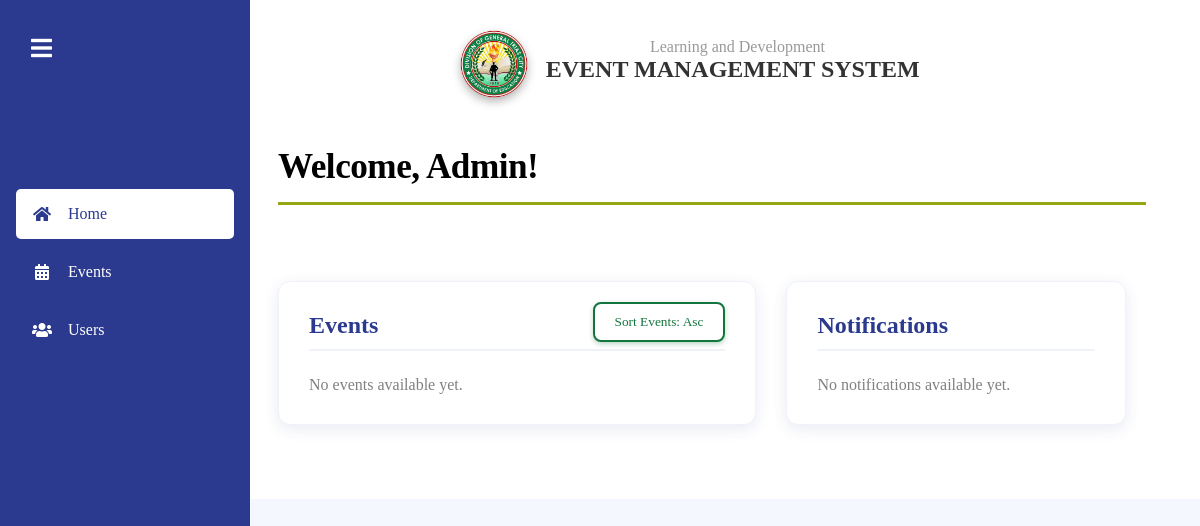
The app's page /admin-dashboard.php, older data.
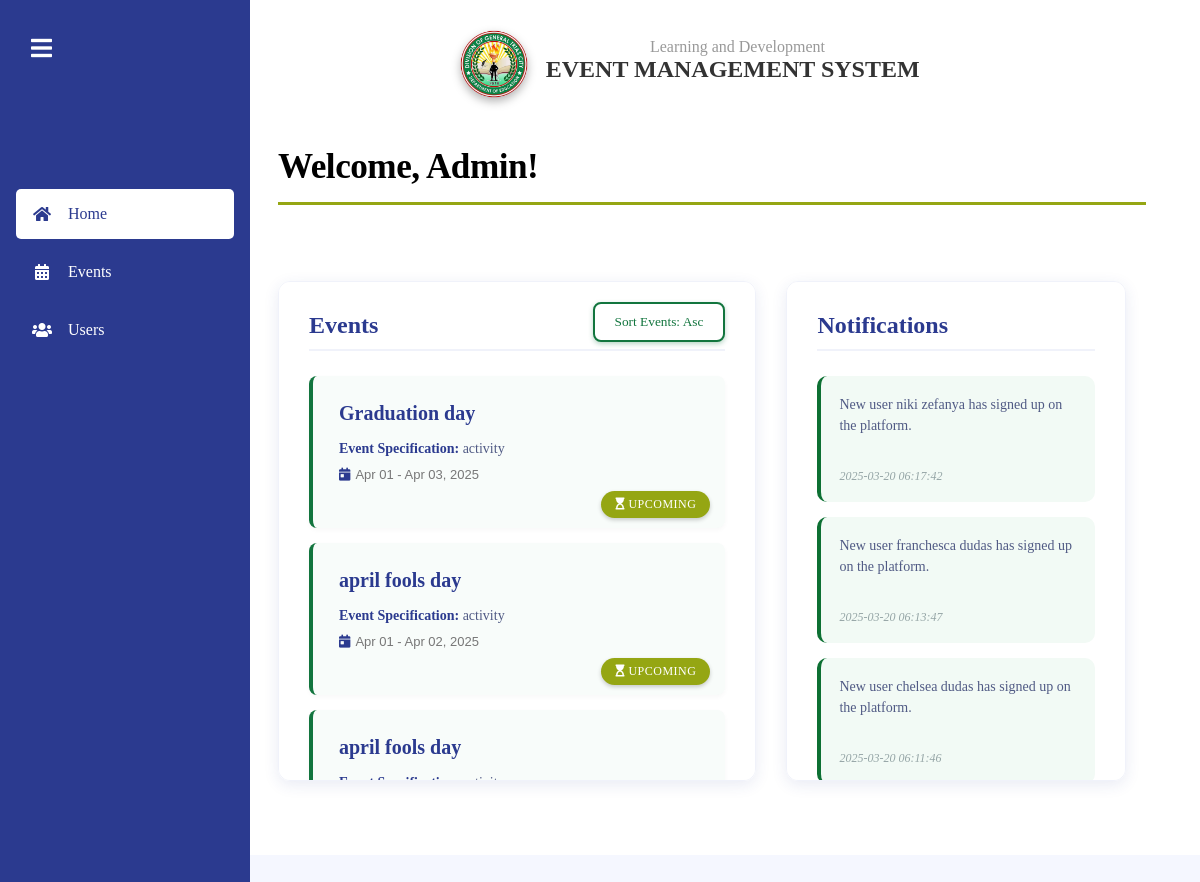
The same page, newer data.
### tables this page shows
CREATE TABLE `events` (
  `id` int(11) NOT NULL,
  `title` varchar(255) NOT NULL,
  `specification` enum('training','activity') NOT NULL,
  `delivery` enum('face-to-face','online','hybrid-blended') NOT NULL,
  `venue` varchar(255) DEFAULT NULL,
  `start_date` date NOT NULL,
  `end_date` date NOT NULL,
  `proponent` varchar(255) NOT NULL,
  `created_at` timestamp NOT NULL DEFAULT current_timestamp(),
  `updated_at` timestamp NOT NULL DEFAULT current_timestamp() ON UPDATE current_timestamp(),
  `archived` tinyint(1) DEFAULT 0,
  `estimated_participants` int(255) NOT NULL
);

CREATE TABLE `notifications` (
  `id` int(11) NOT NULL,
  `user_id` int(11) DEFAULT NULL,
  `message` text NOT NULL,
  `created_at` datetime NOT NULL,
  `is_read` tinyint(1) DEFAULT 0,
  `notification_type` enum('user','admin') NOT NULL,
  `notification_subtype` varchar(50) DEFAULT NULL,
  `event_id` int(11) DEFAULT NULL
);

### admin-dashboard.php (the view, shortened to what this page needs)
<?php
require_once 'config.php';
$sortOrder = isset($_GET['sort']) && ($_GET['sort'] == 'DESC') ? 'DESC' : 'ASC';
$sql = "SELECT id, title, specification, start_date, end_date,
        CASE
            WHEN NOW() BETWEEN start_date AND end_date THEN 'Ongoing'
            ELSE 'Upcoming'
        END AS status
        FROM events
        WHERE end_date >= NOW()
        ORDER BY start_date $sortOrder";
$result = $conn->query($sql);
$notif_query = "SELECT message, created_at, is_read, notification_subtype, event_id FROM notifications WHERE notification_type = 'admin' ORDER BY created_at DESC";
$notif_result = $conn->query($notif_query);
?>
<!DOCTYPE html>
<html>
<head>
    <link href="https://cdnjs.cloudflare.com/ajax/libs/font-awesome/5.15.3/css/all.min.css" rel="stylesheet">
    <link href="styles/admin-dashboard.css" rel="stylesheet">
</head>
<body>
<div class="sidebar" id="sidebar">
    <div class="logo">
        <button id="toggleSidebar" class="toggle-btn">
            <i class="fas fa-bars"></i>
        </button>
    </div>
    <div class="menu">
        <a href="admin-dashboard.php" class="active">
            <i class="fas fa-home"></i>
            <span>Home</span>
        </a>
        <a href="admin-events.php">
            <i class="fas fa-calendar-alt"></i>
            <span>Events</span>
        </a>
        <a href="admin-users.php">
            <i class="fas fa-users"></i>
            <span>Users</span>
        </a>
    </div>
</div>
<div class="content" id="mainContent">
    <div class="content-header">
        <img src="styles/photos/DO-LOGO.png" width="70px" height="70px">
        <p>Learning and Development</p>
        <h1>EVENT MANAGEMENT SYSTEM</h1>
    </div><br><br><br>
    <div class="content-body">
        <h1>Welcome, Admin!</h1>
        <hr><br><br>
        <div class="content-area">
            <div class="events-section">
                <h2>Events</h2>
                <div class="sort-events">
                    <button id="sortButton" onclick="toggleSortOrder()"><i class="fa fa-sort" aria-hidden="true"></i>Sort Events: <?php echo $sortOrder === 'ASC' ? 'Asc' : 'Des'; ?></button>
                </div>
                <?php while ($event = $result->fetch_assoc()) : ?>
                    <div class="event">
                        <div class="event-content">
                            <a style="text-decoration: none;" href="admin-events.php?event_id=<?php echo urlencode($event['id']); ?>">
                            <h3><?php echo htmlspecialchars($event['title']); ?></h3>
                            <p><strong>Event Specification:</strong> <?php echo htmlspecialchars($event['specification']); ?></p>
                            <div class="event-dates">
                            <i class="fas fa-calendar-day"></i>
                            <?php
                                $start_date = new DateTime($event['start_date']);
                                $end_date = new DateTime($event['end_date']);
                                echo $start_date->format('M d') . ' - ' . $end_date->format('M d, Y');
                            ?>
                        </div>
                        <?php if ($event["status"] === "Ongoing") { ?>
                            <span class="ongoing"><i class="fas fa-circle"></i> Ongoing</span>
                        <?php } else { ?>
                            <span class="upcoming"><i class="fas fa-hourglass-start"></i> Upcoming</span>
                        <?php } ?>
                        </div></a>
                    </div>
                <?php endwhile; ?>
                <?php if ($result->num_rows == 0): ?>
                    <p style="font-family: Montserrat; color: gray;">No events available yet.</p>
                <?php endif; ?>
            </div>
                <div class="notifications-section">
                    <h2>Notifications</h2>
                    <?php while ($notif = $notif_result->fetch_assoc()): ?>
                    <div class="notification important">
                        <?php if (!empty($notif['event_id']) && $notif['notification_subtype'] == 'admin_event_registration'): ?>
                            <a id="events-btn" class="<?php echo $notif['is_read'] ? 'read' : 'unread'; ?>" href="admin-events.php?event_id=<?php echo urlencode($notif['event_id']); ?>">
                        <?php else: ?>
                            <a id="events-btn" class="<?php echo $notif['is_read'] ? 'read' : 'unread'; ?>" href="admin-users.php">
                        <?php endif; ?>
                            <div class="notification-content">
                                <p><?php echo htmlspecialchars($notif['message']); ?></p>
                                <br><small><?php echo $notif['created_at']; ?></small>
                            </div>
                        </a>
                    </div>
                <?php endwhile; ?>
                <?php if ($notif_result->num_rows == 0): ?>
                    <p style="font-family: Montserrat; color: gray;">No notifications available yet.</p>
                <?php endif; ?>
            </div>
        </div>
    </div>
</div>
</body>
</html>

Row changes from the older to the newer data that the page shows:
added events: title "Graduation day", specification "activity", start_date "Apr 01", end_date "Apr 03, 2025", shows "UPCOMING"
added events: title "april fools day", specification "activity", start_date "Apr 01", end_date "Apr 02, 2025", shows "UPCOMING"
added events: title "april fools day"
added notifications: message "New user niki zefanya has signed up on the platform.", created_at "2025-03-20 06:17:42"
added notifications: message "New user franchesca dudas has signed up on the platform.", created_at "2025-03-20 06:13:47"
added notifications: message "New user chelsea dudas has signed up on the platform.", created_at "2025-03-20 06:11:46"
Text that changed along with them:
text no longer shown: "No events available yet. No notifications available yet."
